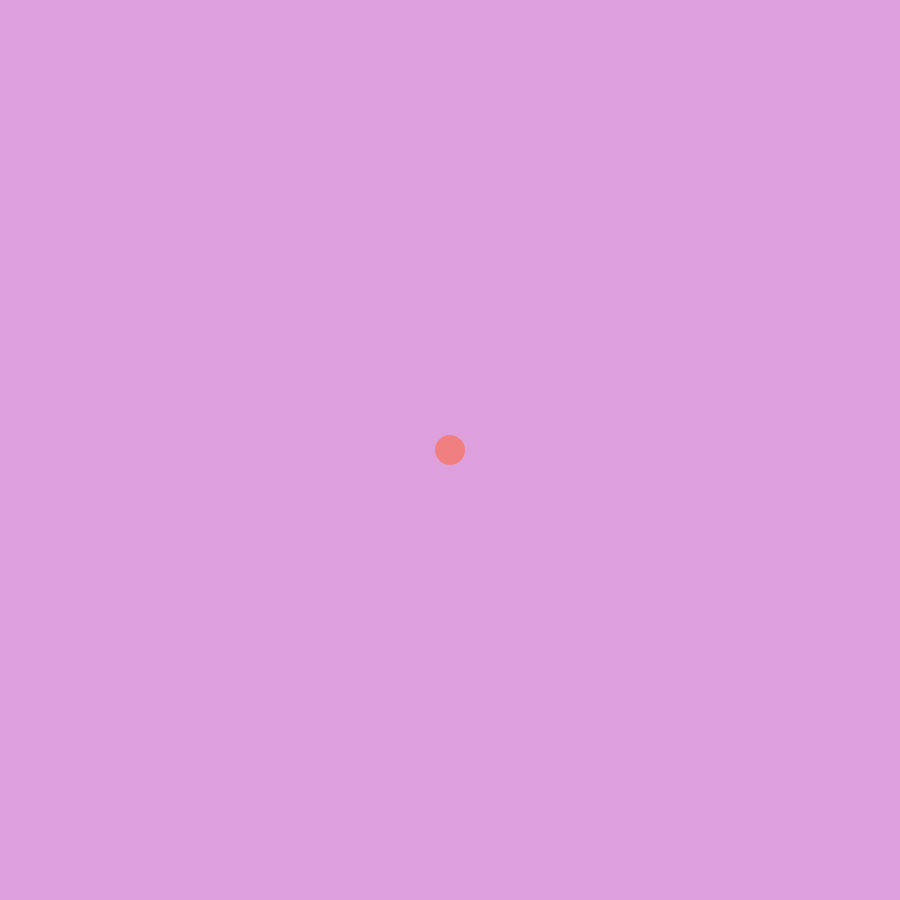
Frame 1 (no input)
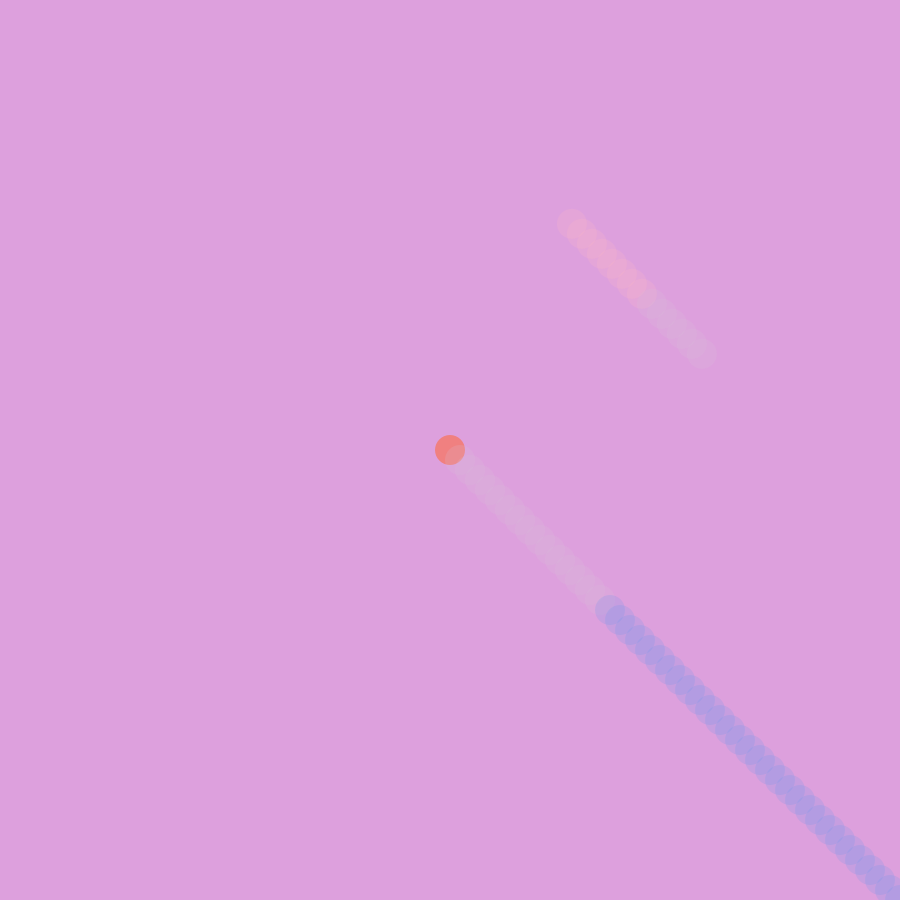
Frame 60 (the mouse pressed at the canvas centre just before this capture)
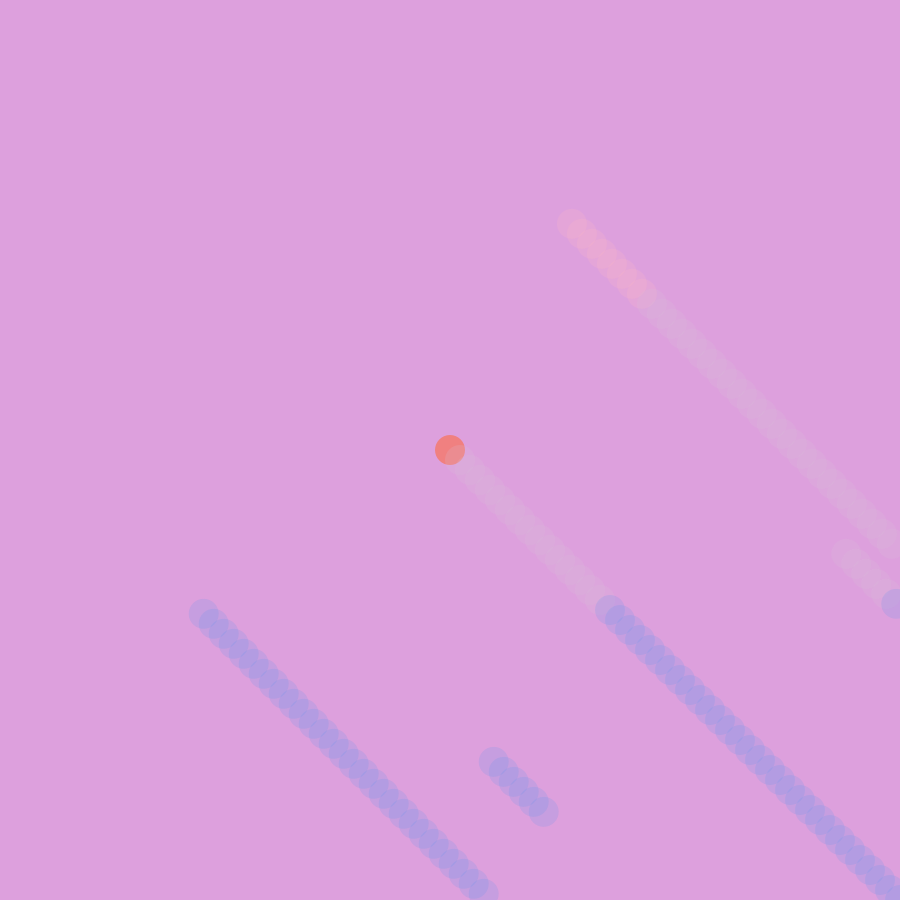
Frame 120 (the mouse held since frame 60 and released just before this capture)

The Processing sketch that drew these frames (run headless with seeded random() and noise(); from frame 60 on, the mouse is pressed at the canvas centre):

// Processing sketch: Midterm_Part1
// ── Midterm_Part1.pde
float x, y;


void setup() {
  size(900, 900);
  x = width/2;
  y = height/2;

  fill(240,128,128);
  background(221, 160, 221);

}

void draw() {
  noStroke();
  circle(x, y, 30);
  
  x = x + 10;
  y = y + 10;
 
  
  if (x < 0 || x > width) { 
    x = random(0, width);
    x = x - 10;
  }
  
  if (y < 0 || y > height) { 
    y = random(0, height);
    y = y - 10;
  }
  

  if (y <= 300) {
    fill(255, 182, 193, 50);
  }
  if (y > height/3 && y <= 600) {
    fill(216, 191, 216, 50);
  }
  if (y > 600) {
    fill(100, 149, 237, 50);
  }
}
